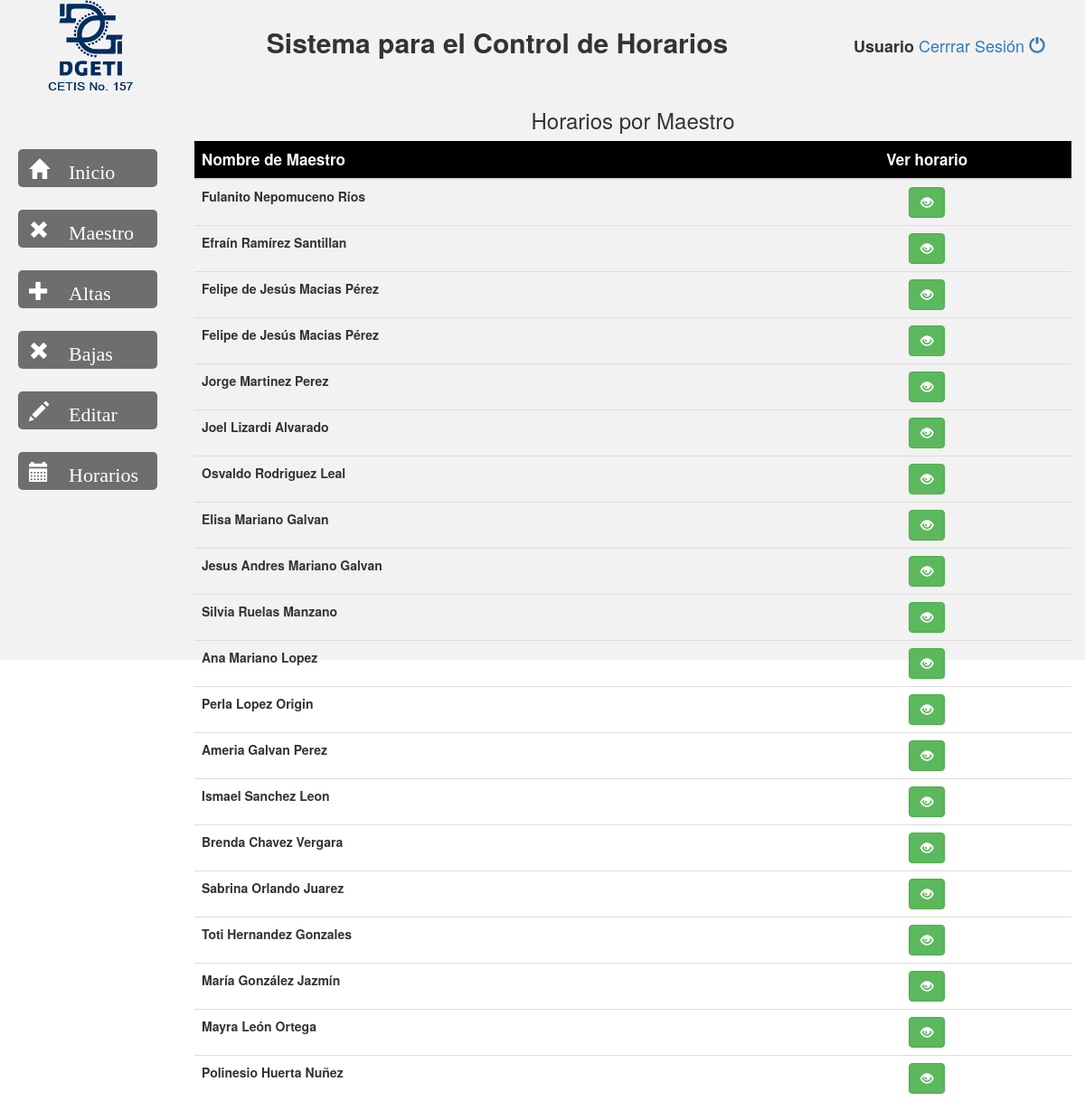
Page /index.php/home/horarioXmaestro on the committed database.
### tables this page shows
CREATE TABLE IF NOT EXISTS `maestro` (
  `id_maestro` int(4) NOT NULL,
  `nombre` varchar(30) NOT NULL,
  `apellido_paterno` varchar(30) NOT NULL,
  `apellido_materno` varchar(30) NOT NULL,
  `rfc` varchar(15) NOT NULL,
  `disponibilidad` varchar(20) NOT NULL,
  `hora` int(2) DEFAULT NULL,
  `asignatura` varchar(20) DEFAULT NULL,
  `clave_presupuestal_1` varchar(20) NOT NULL,
  `clave_presupuestal_2` varchar(20) DEFAULT NULL,
  `clave_presupuestal_3` varchar(20) DEFAULT NULL,
  `sexo` varchar(15) NOT NULL,
  `curp` varchar(20) NOT NULL,
  `email` varchar(100) DEFAULT NULL,
  `telefono` int(30) DEFAULT NULL,
  `funcion` varchar(100) NOT NULL,
  `tipo` varchar(20) NOT NULL,
  `horario_inicio` time NOT NULL,
  `horario_final` time NOT NULL
);

### application/controllers/home.php (called while the page is built, shortened)
<?php if ( ! defined('BASEPATH')) exit('No direct script access allowed');
class Home extends CI_Controller {
 function __construct()
 {
   $this->load->model('grabar');
   $this->load->model('pdf_cetis');
   $this->load->model('deleteDatos');
   $this->load->model('obtener_datos');
   $this->load->model('mostrar');
 }
    ?>
  <?php
 function horarioXmaestro(){
  $maestros = $this->obtener_datos->datosMaestros();
  $data['maestros'] = $maestros;
  $this->load->view('home_view_horarios_ver_maestro', $data);
 }
}
?>

### index.php (called while the page is built, shortened)
<?php
require_once BASEPATH.'core/CodeIgniter.php';

### application/models/obtener_datos.php (called while the page is built, shortened)
<?php
class Obtener_datos extends CI_Model {
    function datosMaestros(){
    	$query = $this->db->query("select id_maestro, CONCAT(nombre,' ',apellido_paterno,' ',apellido_materno)as nombre_completo from maestro");
    	return $query->result_array();
    }
}
?>

### application/views/home_view_horarios_ver_maestro.php (the view)
<?php include 'home/home_view_cabecera.php'; ?>
		<div class="col-md-10" id="panel-general">
			<center>
				<h3>Horarios por Maestro</h3>
			</center>
			<div class="form-group">
				<table class="table table-hover">
				<thead>
					<tr style="background-color: black; color: white; font-size: 17px;">
						<th><b>Nombre de Maestro</b></th>
						<th><center><b>Ver horario</b></center></th>
					</tr>
				</thead>
				<tbody>
					<?php for($i=0;$i<count($maestros);$i++){
						?>
						<tr>
							<th> <?php echo $maestros[$i]['nombre_completo'] ?> </th>
							<?php $id = $maestros[$i]['id_maestro']; ?>
							<th><center><?php echo "<a href='http://localhost:8080/cetis/index.php/home/maestrohorario/".$id."' class='btn btn-success' target='_blank'><span class='glyphicon glyphicon-eye-open' aria-hidden='true'></span></a>"?></center></th>
						</tr>
				<?php } ?>
				</tbody>
			</table>
			</div>
		</div>
	</div>

### application/views/home/cabecera_home.php (shortened to what this page needs)
<!DOCTYPE html>
<html lang="es-MX">
<head>
	<link rel="stylesheet" href="<?php echo base_url(); ?>/bootstrap/css/bootstrap.min.css">
	<link rel="stylesheet" href="<?php echo base_url(); ?>/bootstrap/css/estilos.css">
</head>
<body>

### application/views/home/home_view_cabecera.php (shortened to what this page needs)
<?php include 'cabecera_home.php';?>
<div class="container-fluid">
	<div class="row">
		<div class="col-md-12" id="cabecera_home">
			<div class="row">
				<div class="col-md-2" id="cabecera_logo">
					<center>
						<img src="http://localhost:8080/cetis/Image/logo-cetis157.png" id="cabecera-logo">
					</center>
				</div>
				<div class="col-md-7" id="cabecera_titulo">
					<center>
						<h2 id="cabecera_titulo_h2"><b>Sistema para el Control de Horarios</b></h2>
					</center>
				</div>
				<div class="col-md-3" id="cabecera_sesion">
					<center>
						<h4 id="cabecera_sesion_h4">
							<b>Usuario</b>
							<a href="/cetis">
								Cerrrar Sesión
								<span class="glyphicon glyphicon-off" aria-hidden="true">
								</span>
							</a>
						</h4>
					</center>
				</div>
			</div>
		</div>
	</div>
	<div class="row">
		<div class="col-md-2" id="menunav" style="height: 630px;">
			<div class="menu_templ" style="width:100%;max-width: 612px;background-color:#F2F2F2;">
				<ul id="css3menu1" class="topmenu">
					<li class="topmenu">
						<a href="http://localhost:8080/cetis/index.php/home/inicio" title="Inicio" style="width:154px;">
							<span class="glyphicon glyphicon-home" aria-hidden="true" style="font-size: 22px;">
								Inicio
							</span>
						</a>
					</li>
					<li class="topmenu">
						<a href="http://localhost:8080/cetis/index.php/home/vermaestro" title="Bajas" style="width:154px;">
							<span>
								<span class="glyphicon glyphicon-remove" aria-hidden="true" style="font-size: 22px;">
								Maestro
								</span>
							</span>
						</a>
						</li>
					<li class="topmenu">
						<a href="http://localhost:8080/cetis/index.php/home/altas" title="Reportes de Altas" style="width:154px;">
							<span>
								<span class="glyphicon glyphicon-plus" aria-hidden="true" style="font-size: 22px;">
									Altas
								</span>
							</span>
						</a>
					</li>
					<li class="topmenu">
						<a href="http://localhost:8080/cetis/index.php/home/bajas" title="Bajas" style="width:154px;">
							<span>
								<span class="glyphicon glyphicon-remove" aria-hidden="true" style="font-size: 22px;">
									Bajas
								</span>
							</span>
						</a>
					</li>
					<li class="topmenu">
						<a href="http://localhost:8080/cetis/index.php/home/editar" title="Editar" style="width:154px;">
							<span class="glyphicon glyphicon-pencil" aria-hidden="true" style="font-size: 22px;">
								Editar
							</span>
						</a>
					</li>
					<li class="topmenu">
						<a href="http://localhost:8080/cetis/index.php/home/inicioHorarios" title="Información sobre el módulo" style="width:154px;">
							<span class="glyphicon glyphicon-calendar" aria-hidden="true" style="font-size: 22px;">
								Horarios
							</span>
						</a>
					</li>
				</ul>
			</div>
		</div>

### rows in the picture
maestro: nombre_completo "Fulanito Nepomuceno Ríos"
maestro: nombre_completo "Efraín Ramírez Santillan"
maestro: nombre_completo "Felipe de Jesús Macias Pérez"
maestro: nombre_completo "Felipe de Jesús Macias Pérez"
maestro: nombre_completo "Jorge Martinez Perez"
maestro: nombre_completo "Joel Lizardi Alvarado"
maestro: nombre_completo "Osvaldo Rodriguez Leal"
maestro: nombre_completo "Elisa Mariano Galvan"
maestro: nombre_completo "Jesus Andres Mariano Galvan"
maestro: nombre_completo "Silvia Ruelas Manzano"
maestro: nombre_completo "Ana Mariano Lopez"
maestro: nombre_completo "Perla Lopez Origin"
maestro: nombre_completo "Ameria Galvan Perez"
maestro: nombre_completo "Ismael Sanchez Leon"
maestro: nombre_completo "Brenda Chavez Vergara"
maestro: nombre_completo "Sabrina Orlando Juarez"
maestro: nombre_completo "Toti Hernandez Gonzales"
maestro: nombre_completo "María González Jazmín"
maestro: nombre_completo "Mayra León Ortega"
maestro: nombre_completo "Polinesio Huerta Nuñez"
